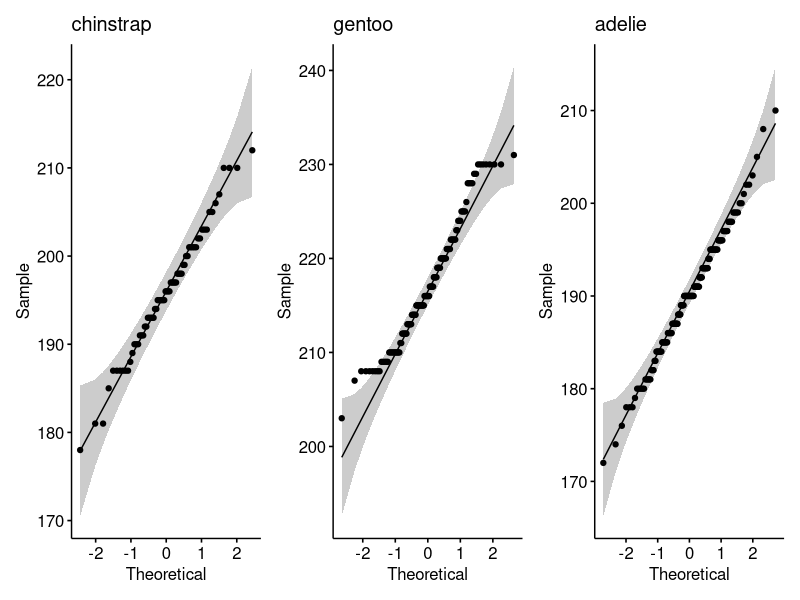
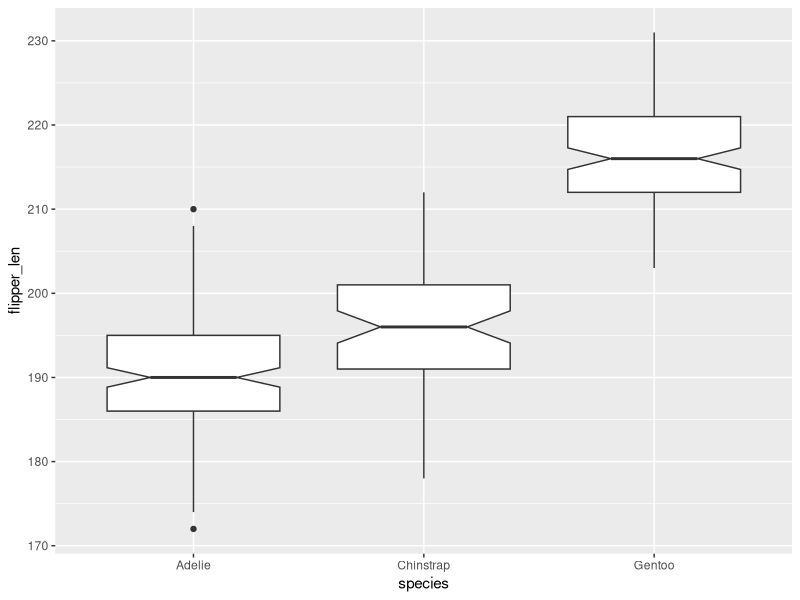
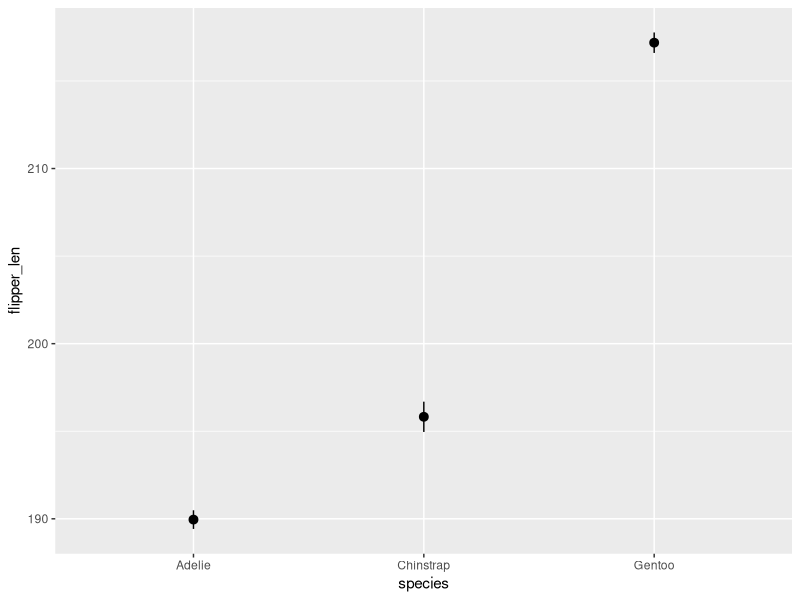
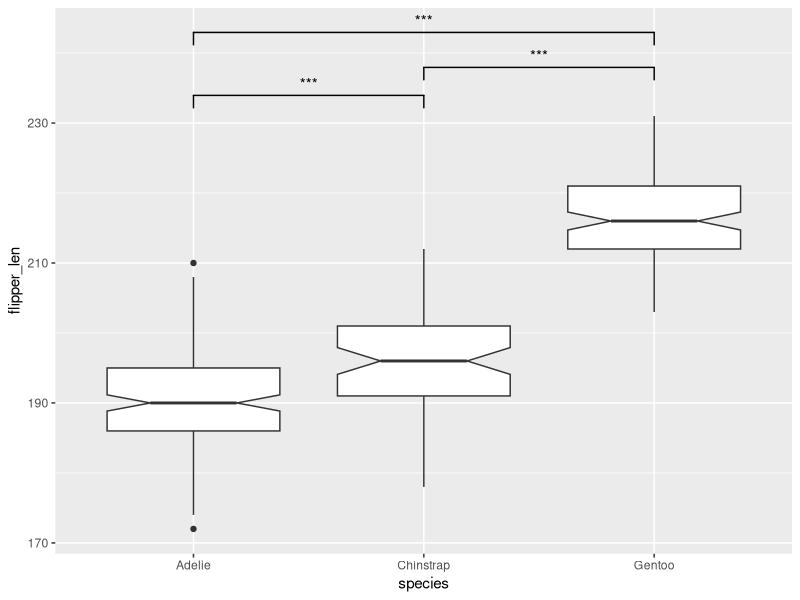
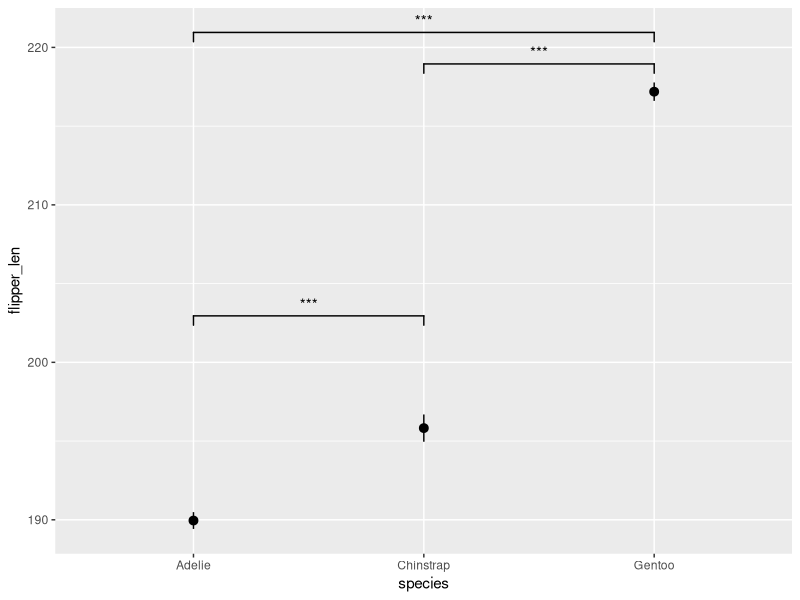
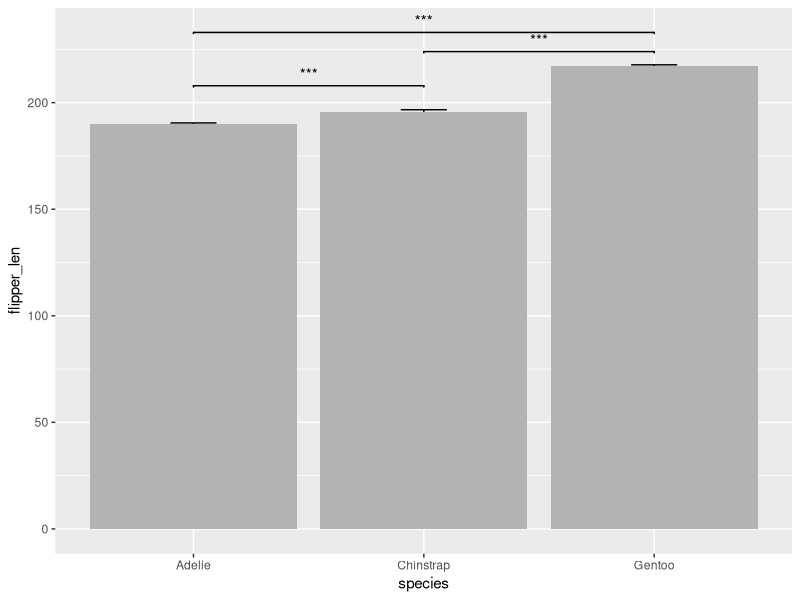
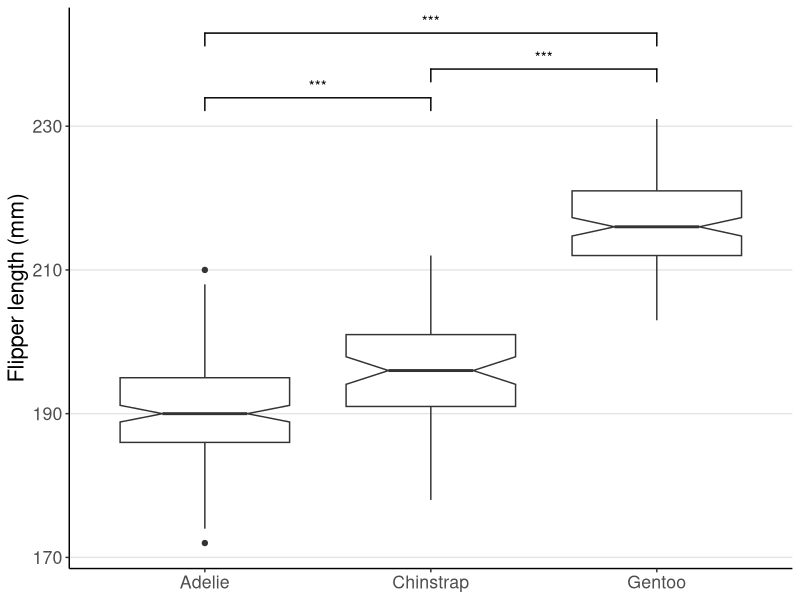

Here is the R script that generated these plots, in order:
## ---- chunk 1
#| message: false

library(tidyverse)
adelie <- filter(penguins, species == "Adelie")$flipper_len
gentoo <- filter(penguins, species == "Gentoo")$flipper_len
chinstrap <- filter(penguins, species == "Chinstrap")$flipper_len
## ---- chunk 2
shapiro.test(adelie)
shapiro.test(gentoo)
shapiro.test(chinstrap)
## ---- chunk 3
#| warning: false
library(patchwork) # using patchwork to combine multiple plots into one
ch <- ggpubr::ggqqplot(chinstrap) + labs(title = "chinstrap")
ad <- ggpubr::ggqqplot(adelie) + labs(title = "adelie")
ge <- ggpubr::ggqqplot(gentoo) + labs(title = "gentoo")

ch + ge + ad
## ---- chunk 4
var.test(chinstrap, adelie)
## ---- chunk 5
t.test(chinstrap, adelie)
## ---- chunk 6
wilcox.test(chinstrap, gentoo)
## ---- chunk 7
wilcox.test(adelie, gentoo)
## ---- chunk 8
#| warning: false
penguins |>
  ggplot(aes(x = species, y = flipper_len)) +
  geom_boxplot(notch = TRUE)
## ---- chunk 9
#| warning: false
penguins |>
  ggplot(aes(x = species, y = flipper_len)) +
  stat_summary()
## ---- chunk 10
#| warning: false
library(ggsignif)
penguins_boxplot <- penguins |>
  ggplot(aes(x = species, y = flipper_len)) +
  geom_boxplot(notch = TRUE) +
  geom_signif(
    comparisons = list(
      c("Chinstrap", "Adelie")
    ),
    test = "t.test",
    test.args = list(var.equal = TRUE),
    map_signif_level = TRUE
  ) +
  geom_signif(
    comparisons = list(
      c("Chinstrap", "Gentoo"),
      c("Gentoo", "Adelie")
    ),
    test = "wilcox.test",
    y_position = c(235, 240),
    map_signif_level = TRUE
  )

# To print the plot, just type its name:
penguins_boxplot
## ---- chunk 11
#| warning: false
penguins |>
  ggplot(aes(x = species, y = flipper_len)) +
  stat_summary() +
  geom_signif(
    comparisons = list(
      c("Chinstrap", "Adelie")
    ),
    test = "t.test",
    test.args = list(var.equal = TRUE),
    map_signif_level = TRUE,
    y_position = 200,
    tip_length = 0.01
  ) +
  geom_signif(
    comparisons = list(
      c("Chinstrap", "Gentoo"),
      c("Gentoo", "Adelie")
    ),
    test = "wilcox.test",
    y_position = c(216, 218),
    map_signif_level = TRUE,
    tip_length = 0.01
  )
## ---- chunk 12
#| warning: false
ggplot(penguins, aes(x = species, y = flipper_len)) +
  stat_summary(
    fun.data = mean_se,
    geom = "errorbar",
    width = 0.2
  ) +
  stat_summary(
    fun = mean,
    geom = "bar",
    fill = "grey70"
  ) +
  geom_signif(
    comparisons = list(
      c("Chinstrap", "Adelie")
    ),
    test = "t.test",
    test.args = list(var.equal = TRUE),
    map_signif_level = TRUE,
    y_position = 205,
    tip_length = 0.01
  ) +
  geom_signif(
    comparisons = list(
      c("Chinstrap", "Gentoo"),
      c("Gentoo", "Adelie")
    ),
    test = "wilcox.test",
    y_position = c(221, 230),
    map_signif_level = TRUE,
    tip_length = 0.01
  )
## ---- chunk 13
#| warning: false
penguins_boxplot +
  labs(
    y = "Flipper length (mm)"
  ) +
  theme_classic() +
  theme(
    text = element_text(size = 16),
    axis.title.x = element_blank(),
    panel.grid.major.y = element_line(color = "grey90")
  )

